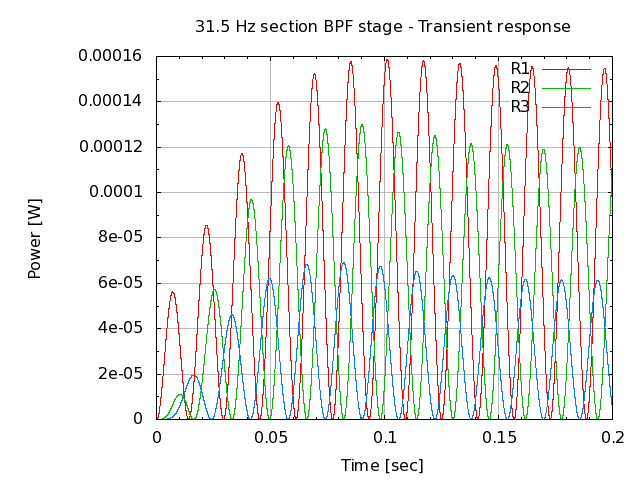

Write the gnuplot code that produced this figure.
# setup terminal
set term png

# setup graph
set output "26.006.00.02.04.png"
set title "31.5 Hz section BPF stage - Transient response"

# setup Y-axis
set grid ytics lt 1 lw 1 lc rgb "#bbbbbb"
set mytics
set ylabel "Power [W]"

# setup X-axis
set grid xtics lt 1 lw 1 lc rgb "#bbbbbb"
set mxtics
set xlabel "Time [sec]"

# setup plot style
set style data lines
plot '26.006.00.02.04.dat' using 1:2 title "R1", \
     '26.006.00.02.04.dat' using 1:3 title "R2", \
     '26.006.00.02.04.dat' using 1:4 title "R3"

# set output back to default
set output

# reset terminal type
set terminal pop
